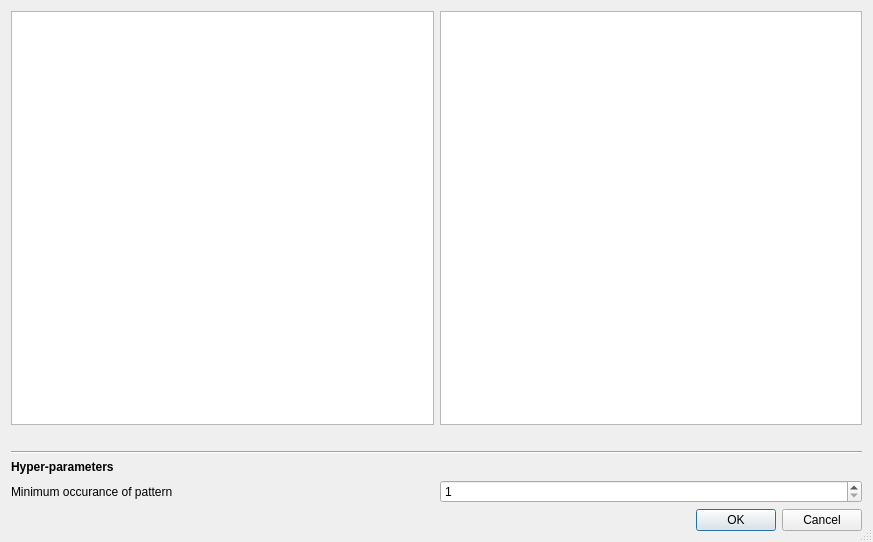
<?xml version="1.0" encoding="UTF-8"?>
<ui version="4.0">
 <class>AnalysisDisplayDialog</class>
 <widget class="QDialog" name="AnalysisDisplayDialog">
  <property name="geometry">
   <rect>
    <x>0</x>
    <y>0</y>
    <width>873</width>
    <height>542</height>
   </rect>
  </property>
  <property name="windowTitle">
   <string>Analysis Result</string>
  </property>
  <property name="sizeGripEnabled">
   <bool>true</bool>
  </property>
  <layout class="QGridLayout" name="gridLayout">
   <item row="3" column="0" colspan="2">
    <widget class="QLabel" name="label_3">
     <property name="font">
      <font>
       <weight>75</weight>
       <bold>true</bold>
      </font>
     </property>
     <property name="text">
      <string>Hyper-parameters</string>
     </property>
     <property name="alignment">
      <set>Qt::AlignLeading|Qt::AlignLeft|Qt::AlignVCenter</set>
     </property>
    </widget>
   </item>
   <item row="6" column="0" colspan="2">
    <widget class="QDialogButtonBox" name="buttonBox">
     <property name="orientation">
      <enum>Qt::Horizontal</enum>
     </property>
     <property name="standardButtons">
      <set>QDialogButtonBox::Cancel|QDialogButtonBox::Ok</set>
     </property>
    </widget>
   </item>
   <item row="0" column="0">
    <widget class="QTableView" name="nextLayerChoice"/>
   </item>
   <item row="0" column="1">
    <widget class="QTableView" name="inStackPattern"/>
   </item>
   <item row="2" column="0" colspan="2">
    <widget class="Line" name="line">
     <property name="orientation">
      <enum>Qt::Horizontal</enum>
     </property>
    </widget>
   </item>
   <item row="1" column="0">
    <widget class="QLabel" name="layerLogCount">
     <property name="text">
      <string/>
     </property>
    </widget>
   </item>
   <item row="1" column="1">
    <widget class="QLabel" name="patternOccurCount">
     <property name="text">
      <string/>
     </property>
    </widget>
   </item>
   <item row="4" column="0">
    <widget class="QLabel" name="label_2">
     <property name="sizePolicy">
      <sizepolicy hsizetype="Preferred" vsizetype="Preferred">
       <horstretch>0</horstretch>
       <verstretch>0</verstretch>
      </sizepolicy>
     </property>
     <property name="text">
      <string>Minimum occurance of pattern</string>
     </property>
    </widget>
   </item>
   <item row="4" column="1">
    <widget class="QSpinBox" name="minOccur">
     <property name="sizePolicy">
      <sizepolicy hsizetype="Minimum" vsizetype="Fixed">
       <horstretch>0</horstretch>
       <verstretch>0</verstretch>
      </sizepolicy>
     </property>
     <property name="minimum">
      <number>1</number>
     </property>
     <property name="maximum">
      <number>99999</number>
     </property>
    </widget>
   </item>
  </layout>
 </widget>
 <resources/>
 <connections>
  <connection>
   <sender>buttonBox</sender>
   <signal>accepted()</signal>
   <receiver>AnalysisDisplayDialog</receiver>
   <slot>accept()</slot>
   <hints>
    <hint type="sourcelabel">
     <x>248</x>
     <y>254</y>
    </hint>
    <hint type="destinationlabel">
     <x>157</x>
     <y>274</y>
    </hint>
   </hints>
  </connection>
  <connection>
   <sender>buttonBox</sender>
   <signal>rejected()</signal>
   <receiver>AnalysisDisplayDialog</receiver>
   <slot>reject()</slot>
   <hints>
    <hint type="sourcelabel">
     <x>316</x>
     <y>260</y>
    </hint>
    <hint type="destinationlabel">
     <x>286</x>
     <y>274</y>
    </hint>
   </hints>
  </connection>
 </connections>
</ui>
